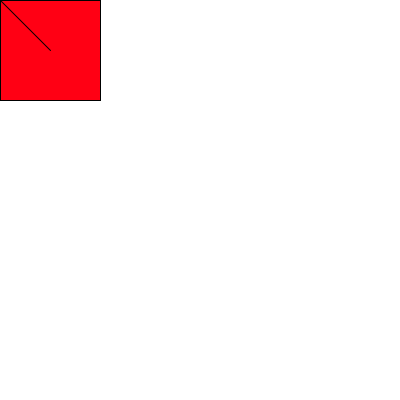
Frame 1 (no input)
Frame 60 (the mouse pressed at the canvas centre just before this capture): identical to frame 1, image omitted
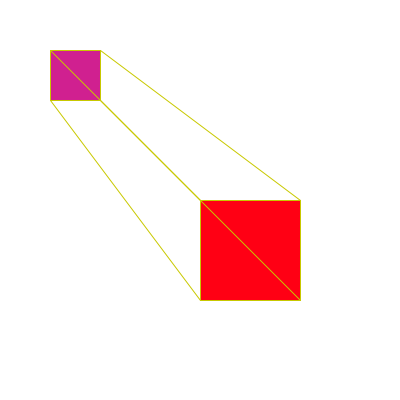
Frame 120 (the mouse held since frame 60 and released just before this capture)

The Processing sketch that drew these frames (run headless with seeded random() and noise(); from frame 60 on, the mouse is pressed at the canvas centre):

// Processing sketch: processing_112422
// ── processing_112422.pde

void setup() {
  size(400,400);
  background(255,255,255);  
}

void draw(){
  background(255,255,255);
strokeWeight(1);
  fill(208,32,144);
  stroke(mouseX,mouseY,0);
  rect(50,50,50,50);
  fill(255,0,20);
 rect(mouseX,mouseY,100,100);
 line(50,50,mouseX,mouseY);
 line(100,50,mouseX+100,mouseY);
 line(100,100,mouseX+100,mouseY+100);
 line(50,100,mouseX,mouseY+100);
 
 println(mouseX + "" + mouseY);
 
 
 


 
}
